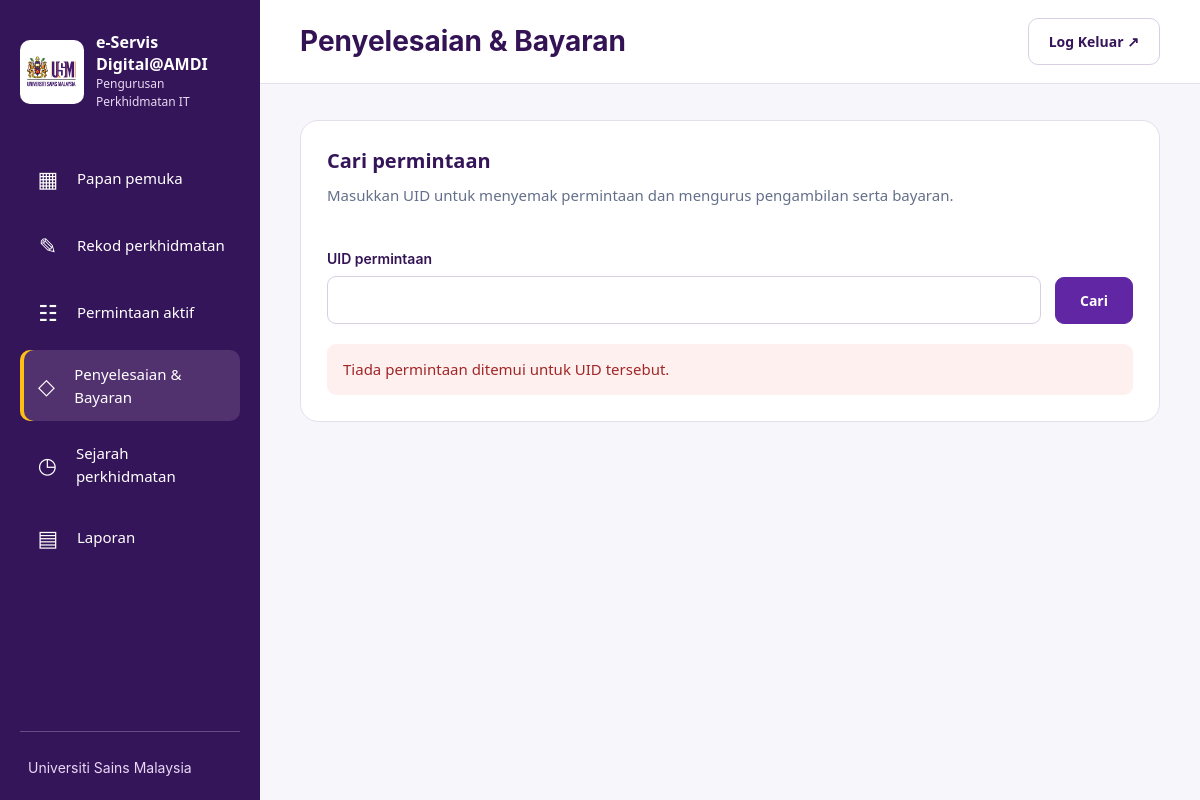
The app's page /payments/index.php?uid=1 (signed in), older data.
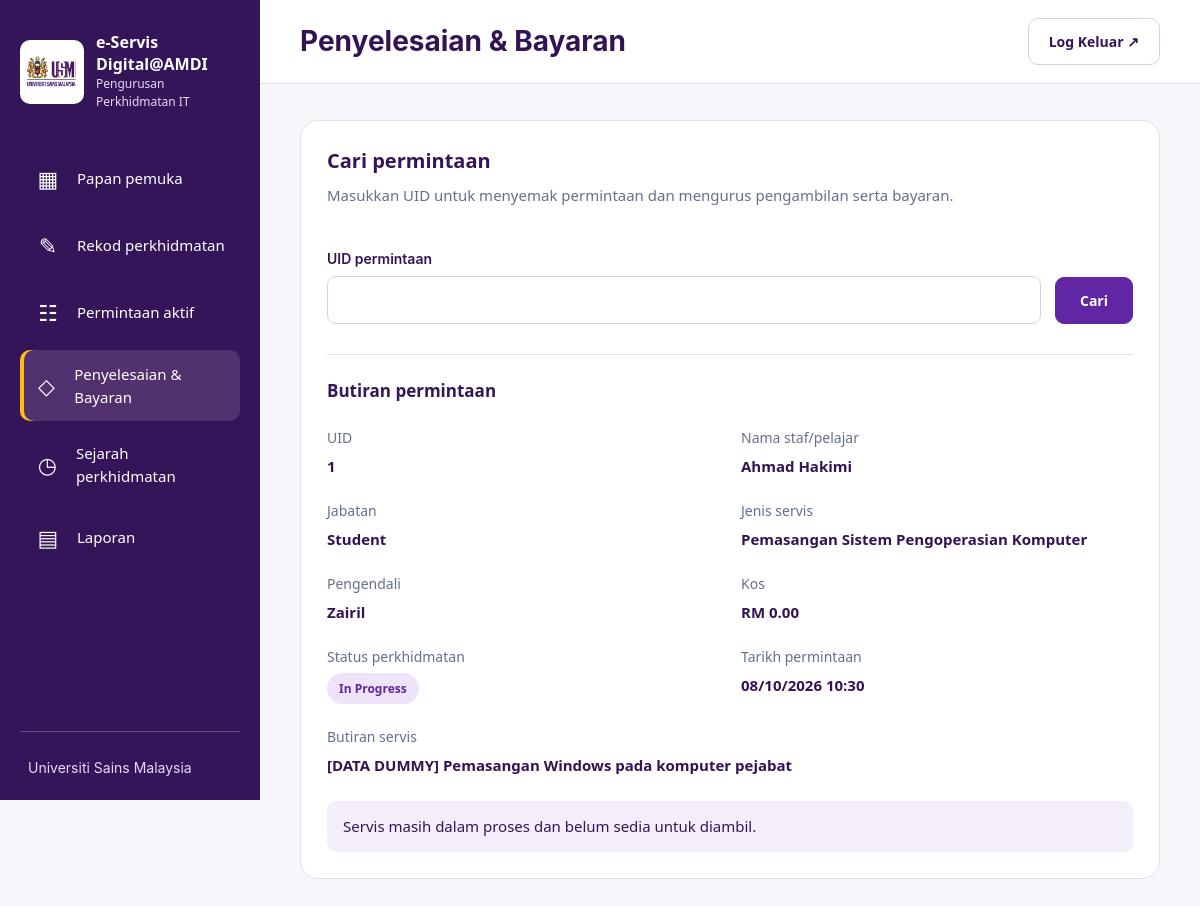
The same page, newer data.
### tables this page shows
CREATE TABLE `service_requests` (
  `id` int(10) UNSIGNED NOT NULL,
  `uid` varchar(40) NOT NULL,
  `requester_name` varchar(150) NOT NULL,
  `department_id` int(10) UNSIGNED NOT NULL,
  `service_type_id` int(10) UNSIGNED NOT NULL,
  `service_details` text NOT NULL,
  `estimated_cost` decimal(10,2) NOT NULL,
  `requested_at` datetime NOT NULL,
  `handler_id` int(10) UNSIGNED NOT NULL,
  `status` enum('in_progress','ready','completed') NOT NULL DEFAULT 'in_progress',
  `ready_at` datetime DEFAULT NULL,
  `picked_up_at` datetime DEFAULT NULL,
  `payment_date` date DEFAULT NULL,
  `reference_no` varchar(100) DEFAULT NULL,
  `completed_at` datetime DEFAULT NULL,
  `created_by` int(10) UNSIGNED NOT NULL,
  `completed_by` int(10) UNSIGNED DEFAULT NULL,
  `created_at` datetime NOT NULL DEFAULT current_timestamp(),
  `updated_at` datetime NOT NULL DEFAULT current_timestamp() ON UPDATE current_timestamp(),
  `requester_phone` varchar(30) DEFAULT NULL,
  `requester_email` varchar(190) DEFAULT NULL,
  `device_ownership` enum('usm','personal') DEFAULT NULL,
  `device_type` varchar(30) DEFAULT NULL,
  `device_type_other` varchar(100) DEFAULT NULL,
  `device_brand` varchar(120) DEFAULT NULL,
  `device_model` varchar(150) DEFAULT NULL,
  `device_serial` varchar(150) DEFAULT NULL,
  `asset_number` varchar(150) DEFAULT NULL,
  `device_condition` enum('unchecked','good','damaged','off') DEFAULT NULL,
  `condition_notes` varchar(1000) DEFAULT NULL
);

CREATE TABLE `departments` (
  `id` int(10) UNSIGNED NOT NULL,
  `name` varchar(150) NOT NULL,
  `is_active` tinyint(1) NOT NULL DEFAULT 1
);

CREATE TABLE `service_types` (
  `id` int(10) UNSIGNED NOT NULL,
  `name` varchar(100) NOT NULL,
  `is_active` tinyint(1) NOT NULL DEFAULT 1
);

CREATE TABLE `handlers` (
  `id` int(10) UNSIGNED NOT NULL,
  `name` varchar(150) NOT NULL,
  `is_active` tinyint(1) NOT NULL DEFAULT 1
);

### includes/auth.php (called while the page is built, shortened)
<?php
function e(string $value): string {
    return htmlspecialchars($value, ENT_QUOTES, 'UTF-8');
}

### payments/index.php (the view, shortened to what the changed rows need)
<?php
require __DIR__ . '/../includes/auth.php';
require __DIR__ . '/../config/database.php';
$uidInput = $_SERVER['REQUEST_METHOD'] === 'POST'
    ? ($_POST['uid'] ?? '')
    : ($_GET['uid'] ?? '');
$uid = is_string($uidInput) ? trim($uidInput) : '';
$request = null;
$error = '';
$labels = [
    'in_progress' => 'In Progress',
    'ready' => 'Ready',
    'completed' => 'Completed',
];
if (isset($_GET['uid']) || $_SERVER['REQUEST_METHOD'] === 'POST') {
    if ($uid === '' || strlen($uid) > 40) {
        $error = 'Sila masukkan UID yang sah.';
    } else {
        try {
            $statement = $pdo->prepare(
                'SELECT
                    r.*,
                    d.name AS department_name,
                    t.name AS service_type_name,
                    h.name AS handler_name
                 FROM service_requests r
                 JOIN departments d ON d.id = r.department_id
                 JOIN service_types t ON t.id = r.service_type_id
                 JOIN handlers h ON h.id = r.handler_id
                 WHERE r.uid = :uid'
            );
            $statement->execute(['uid' => $uid]);
            $request = $statement->fetch(PDO::FETCH_ASSOC);
            if (!$request) {
                $error = 'Tiada permintaan ditemui untuk UID tersebut.';
            }
        } catch (PDOException $exception) {
            error_log('Payment search: ' . $exception->getMessage());
            $error = 'Carian gagal. Sila cuba lagi.';
        }
    }
}
?>
<!DOCTYPE html>
<html lang="ms">
<head>
    <link rel="stylesheet"
          href="<?= APP_BASE ?>/assets/css/style.css">
    <link rel="stylesheet"
          href="<?= APP_BASE ?>/assets/css/sidebar.css">
    <link rel="stylesheet"
          href="<?= APP_BASE ?>/assets/css/dashboard.css">
    <link rel="stylesheet"
          href="<?= APP_BASE ?>/assets/css/payments.css?v=20261027c">
</head>
<body class="workspace amdi-type">
    <div class="dashboard-area">
        <header class="dashboard-header">
            <h1>Penyelesaian &amp; Bayaran</h1>
        </header>
        <main class="dashboard-main" id="main-content" tabindex="-1">
            <section class="payment-panel">
                <h2>Cari permintaan</h2>
                <p>
                    Masukkan UID untuk menyemak permintaan
                    dan mengurus pengambilan serta bayaran.
                </p>
                <form method="get" class="uid-search">
                    <div class="uid-field">
                    </div>
                    <button type="submit" class="payment-primary">
                    </button>
                </form>
                <?php if ($error !== ''): ?>
    <p class="payment-message error" role="alert">
        <?= e($error) ?>
    </p>
<?php endif; ?>
<?php if ($request): ?>
    <h3 class="payment-result-title">Butiran permintaan</h3>
    <dl class="payment-details">
        <div>
            <dt>UID</dt>
            <dd><?= e($request['uid']) ?></dd>
        </div>
        <div>
            <dt>Nama staf/pelajar</dt>
            <dd><?= e($request['requester_name']) ?></dd>
        </div>
        <div>
            <dt>Jabatan</dt>
            <dd><?= e($request['department_name']) ?></dd>
        </div>
        <div>
            <dt>Jenis servis</dt>
            <dd><?= e($request['service_type_name']) ?></dd>
        </div>
        <div>
            <dt>Pengendali</dt>
            <dd><?= e($request['handler_name']) ?></dd>
        </div>
        <div>
            <dt>Kos</dt>
            <dd>
                RM <?= number_format(
                    (float) $request['estimated_cost'],
                    2
                ) ?>
            </dd>
        </div>
        <div>
            <dt>Status perkhidmatan</dt>
            <dd>
                <span class="status status-<?= e($request['status']) ?>">
                    <?= e($labels[$request['status']] ?? $request['status']) ?>
                </span>
            </dd>
        </div>
        <div>
            <dt>Tarikh permintaan</dt>
            <dd>
                <?= e(date(
                    'd/m/Y H:i',
                    strtotime($request['requested_at'])
                )) ?>
            </dd>
        </div>
        <div class="payment-wide">
            <dt>Butiran servis</dt>
            <dd><?= nl2br(e($request['service_details'])) ?></dd>
        </div>
    </dl>
    <?php if ($request['status'] === 'in_progress'): ?>
        <p class="payment-message">
            Servis masih dalam proses dan belum sedia untuk diambil.
        </p>
    <?php endif; ?>
<?php endif; ?>
            </section>
        </main>
    </div>
</body>
</html>

Row changes from the older to the newer data that the page shows:
now on this page (row edited): service_requests: uid "1", requester_name "Ahmad Hakimi", department.name "Student", service_type.name "Pemasangan Sistem Pengoperasian Komputer", handler.name "Zairil", estimated_cost "0.00", status "In Progress", requested_at "08/10/2026 10:30", service_details "[DATA DUMMY] Pemasangan Windows pada komputer pejabat"
Text that changed along with them:
$error: "Tiada permintaan ditemui untuk UID tersebut." → (not shown)
text now shown: "Butiran permintaan UID Nama staf/pelajar Jabatan Jenis servis Pengendali Kos RM Status perkhidmatan Tarikh permintaan Butiran servis Servis masih dalam proses dan belum sedia untuk diambil."
